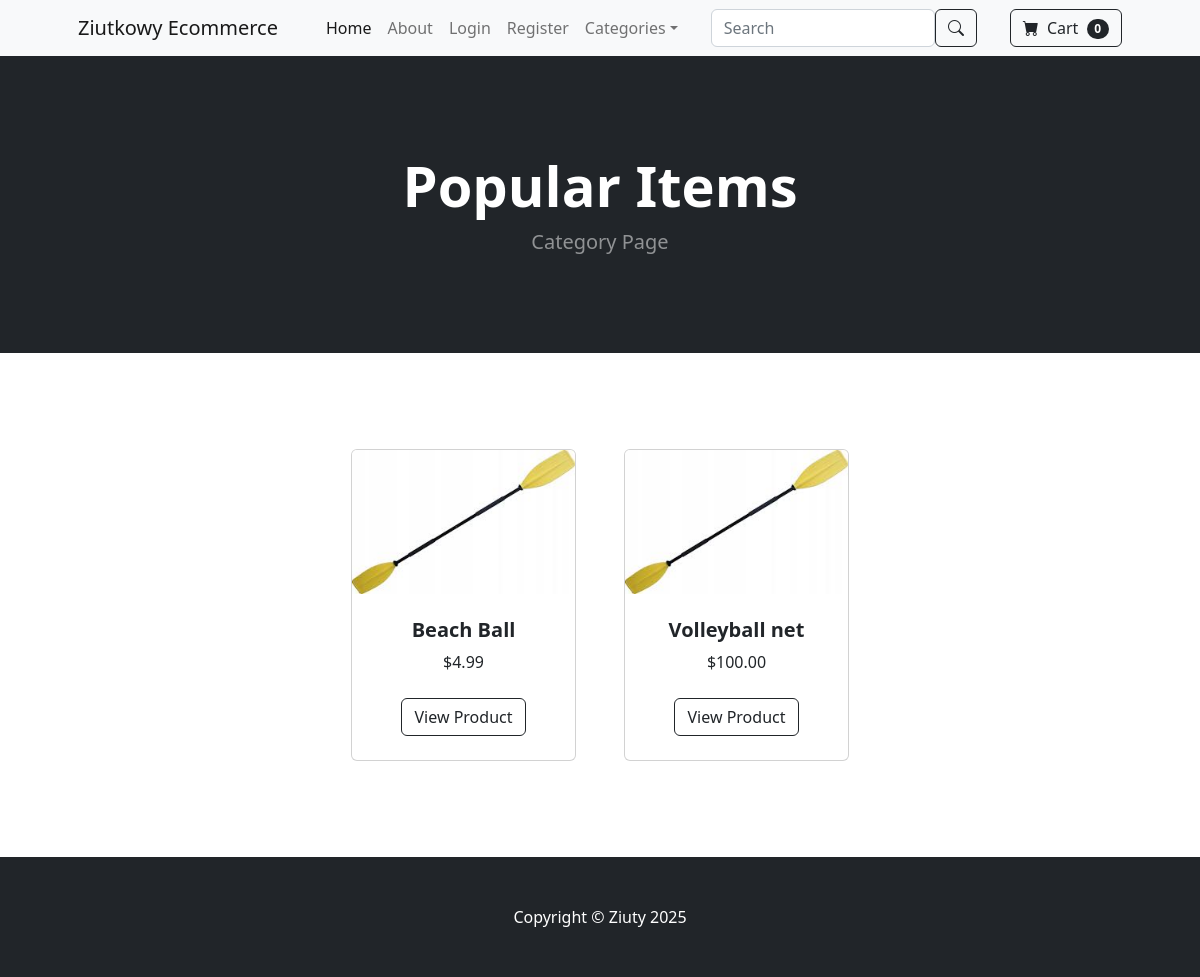
The app's page /category/popular-items with its own data.
### store/models.py (models this page shows, shortened)
class Category(models.Model):
    name = models.CharField(max_length=50)
    slug = models.SlugField(max_length=50, unique=True, blank=True)
    def __str__(self):
        return self.name
    class Meta:
        verbose_name_plural ='categories'

class Products(models.Model):
    name = models.CharField(max_length=100)
    price = models.DecimalField(default=0, decimal_places=2, max_digits=6)
    category = models.ForeignKey(Category, on_delete=models.CASCADE, default=1)
    description = models.CharField(max_length=250, default='', blank=True, null=True)
    image = models.ImageField(upload_to='uploads/product/')

### store/views.py (the view)
# urls.py: path('category/<slug:slug>', views.category, name='category'),
def category(request, slug):
	try:
		category = get_object_or_404(Category, slug=slug)
		products = Products.objects.filter(category=category)
		return render(request, 'category.html', {'products':products, 'category':category})
	except:
		messages.success(request, ("That Category Doesn't Exist..."))
		return redirect('home')

### cart/cart.py (called while the page is built)
    def __len__(self):
        return len(self.cart)

### cart/context_processors.py (called while the page is built)
def cart(request):
    return{'cart': Cart(request)}

### store/context_processors.py (called while the page is built)
def categories(request):
    return {'categories': Category.objects.all()}

### store/templates/category.html
{% extends 'base.html' %}
{% block content %}
        <header class="bg-dark py-5">
            <div class="container px-4 px-lg-5 my-5">
                <div class="text-center text-white">
                    <h1 class="display-4 fw-bolder">
                    {{ category }}
                    </h1>
                    <p class="lead fw-normal text-white-50 mb-0">Category Page</p>
                </div>
            </div>
        </header>
        <section class="py-5">
            <div class="container px-4 px-lg-5 mt-5">
                <div class="row gx-4 gx-lg-5 row-cols-2 row-cols-md-3 row-cols-xl-4 justify-content-center">
                    {% for product in products %}
                    {% if product.is_sale %}
                    <div class="col mb-5">
                        <div class="card h-100">
                            <div class="badge bg-dark text-white position-absolute" style="top: 0.5rem; right: 0.5rem">Sale</div>
                            <img class="card-img-top" src="{{ product.image.url }}" alt="..." />
                            <div class="card-body p-4">
                                <div class="text-center">
                                    <h5 class="fw-bolder">{{ product.name }}</h5>
                                        <div class="d-flex justify-content-center small text-warning mb-2">
                                            <div class="bi-star-fill"></div>
                                                &nbsp;&nbsp;Sale!&nbsp;&nbsp;
                                            <div class="bi-star-fill"></div>
                                        </div>
                                    <strike>
                                    ${{ product.price }}
                                    </strike>
                                    &nbsp;
                                    ${{ product.sale_price }}
                                </div>
                            </div>
                            <div class="card-footer p-4 pt-0 border-top-0 bg-transparent">
                                <div class="text-center">
                                    <a class="btn btn-outline-dark mt-auto" href="{% url 'product' product.id  %}">View Product</a>
                                </div>
                            </div>
                        </div>
                    </div>
                    {% else %}
                    <div class="col mb-5">
                        <div class="card h-100">
                            <img class="card-img-top" src="{{ product.image.url }}" alt="..." />
                            <div class="card-body p-4">
                                <div class="text-center">
                                    <h5 class="fw-bolder">{{ product.name }}</h5>
                                    ${{ product.price }}
                                </div>
                            </div>
                            <div class="card-footer p-4 pt-0 border-top-0 bg-transparent">
                                <div class="text-center"><a class="btn btn-outline-dark mt-auto" href="{% url 'product' product.id %}">View Product</a></div>
                            </div>
                        </div>
                    </div>
                            {% endif %}
                        {% endfor %}
                </div>
            </div>
        </section>
{% endblock %}

### records on screen
Category: name "Popular Items"
Products: image (picture), name "Beach Ball", price "4.99"
Products: image (picture), name "Volleyball net", price "100.00"

### other values on screen
{{ cart|length }} "0"
